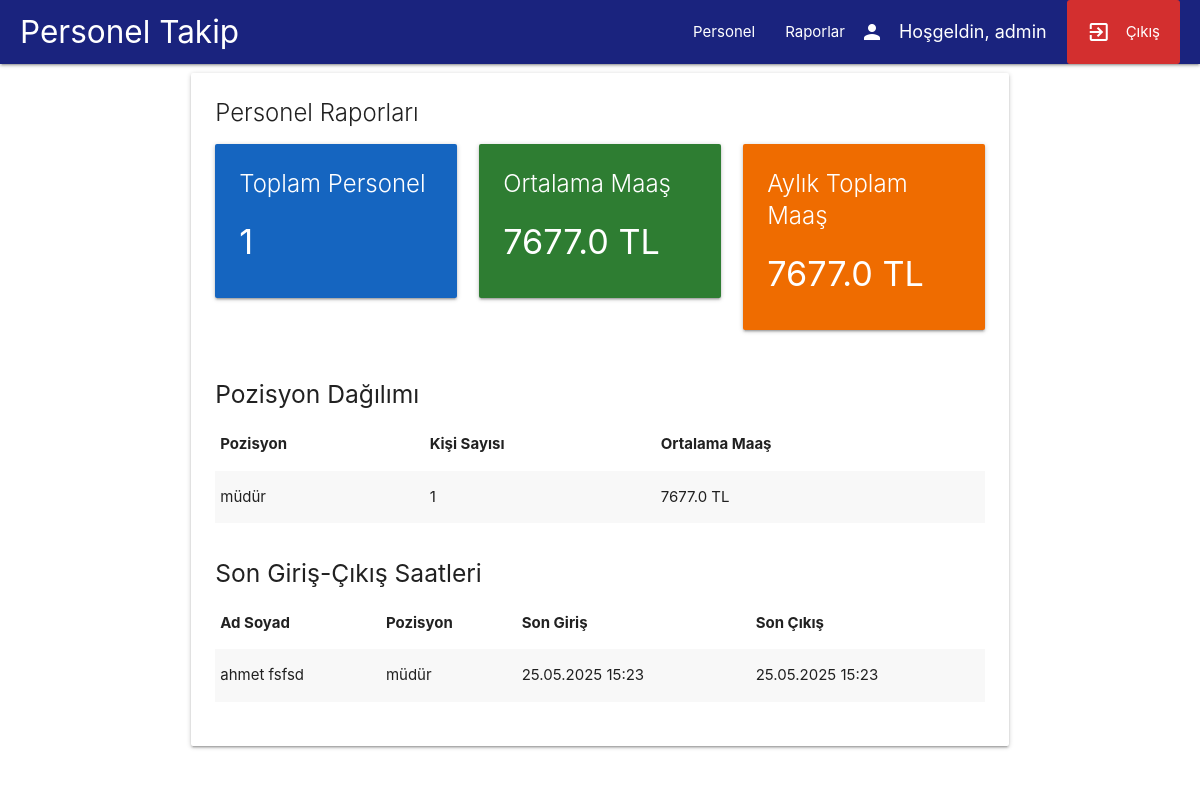
The page /raporlar (signed in) on the database its author committed.
### app.py (models this page shows)
class User(UserMixin, db.Model):
    id = db.Column(db.Integer, primary_key=True)
    username = db.Column(db.String(150), unique=True, nullable=False)
    password = db.Column(db.String(150), nullable=False)

class Personel(db.Model):
    id = db.Column(db.Integer, primary_key=True)
    ad = db.Column(db.String(100), nullable=False)
    soyad = db.Column(db.String(100), nullable=False)
    pozisyon = db.Column(db.String(100), nullable=False)
    ise_baslama = db.Column(db.String(20))
    maas = db.Column(db.Float)

class GirisCikis(db.Model):
    id = db.Column(db.Integer, primary_key=True)
    personel_id = db.Column(db.Integer, db.ForeignKey('personel.id'), nullable=False)
    giris_saati = db.Column(db.DateTime, nullable=False, default=datetime.utcnow)
    cikis_saati = db.Column(db.DateTime, nullable=True)
    personel = db.relationship('Personel', backref=db.backref('giris_cikislar', lazy=True))

### app.py (the view)
@app.route('/raporlar')
@login_required
def raporlar():
    personeller = Personel.query.all()
    son_giris_cikis = {}
    for p in personeller:
        kayit = GirisCikis.query.filter_by(personel_id=p.id).order_by(GirisCikis.giris_saati.desc()).first()
        son_giris_cikis[p.id] = kayit
    return render_template('raporlar.html', personeller=personeller, son_giris_cikis=son_giris_cikis)

### app.py (called while the page is built)
@login_manager.user_loader
def load_user(user_id):
    return User.query.get(int(user_id))

### templates/raporlar.html (shortened to what this page needs)
{% extends "base.html" %}
{% block content %}
<div class="row">
    <div class="col s12">
        <div class="card">
            <div class="card-content">
                <span class="card-title">Personel Raporları</span>
                {% set toplam_personel = personeller|length %}
                {% set toplam_maas = personeller|map(attribute='maas')|map('default', 0)|sum %}
                {% set ortalama_maas = (toplam_maas / toplam_personel) if toplam_personel > 0 else 0 %}
                <div class="row">
                    <div class="col s12 m4">
                        <div class="card blue darken-3 white-text">
                            <div class="card-content">
                                <span class="card-title">Toplam Personel</span>
                                <h4>{{ toplam_personel }}</h4>
                            </div>
                        </div>
                    </div>
                    <div class="col s12 m4">
                        <div class="card green darken-3 white-text">
                            <div class="card-content">
                                <span class="card-title">Ortalama Maaş</span>
                                <h4>{{ ortalama_maas|round(2) }} TL</h4>
                            </div>
                        </div>
                    </div>
                    <div class="col s12 m4">
                        <div class="card orange darken-3 white-text">
                            <div class="card-content">
                                <span class="card-title">Aylık Toplam Maaş</span>
                                <h4>{{ toplam_maas|round(2) }} TL</h4>
                            </div>
                        </div>
                    </div>
                </div>
                <div class="row">
                    <div class="col s12">
                        <h5>Pozisyon Dağılımı</h5>
                        <table class="striped">
                            <thead>
                                <tr>
                                    <th>Pozisyon</th>
                                    <th>Kişi Sayısı</th>
                                    <th>Ortalama Maaş</th>
                                </tr>
                            </thead>
                            <tbody>
                                {% set pozisyonlar = {} %}
                                {% for p in personeller %}
                                    {% set _ = pozisyonlar.setdefault(p.pozisyon, {'count': 0, 'maaslar': []}) %}
                                    {% set _ = pozisyonlar[p.pozisyon].update({'count': pozisyonlar[p.pozisyon]['count'] + 1}) %}
                                    {% set _ = pozisyonlar[p.pozisyon]['maaslar'].append(p.maas or 0) %}
                                {% endfor %}
                                {% for pozisyon, data in pozisyonlar.items() %}
                                <tr>
                                    <td>{{ pozisyon }}</td>
                                    <td>{{ data['count'] }}</td>
                                    <td>{{ (data['maaslar']|sum / data['count'])|round(2) }} TL</td>
                                </tr>
                                {% endfor %}
                            </tbody>
                        </table>
                    </div>
                </div>
                <div class="row">
                    <div class="col s12">
                        <h5>Son Giriş-Çıkış Saatleri</h5>
                        <table class="striped">
                            <thead>
                                <tr>
                                    <th>Ad Soyad</th>
                                    <th>Pozisyon</th>
                                    <th>Son Giriş</th>
                                    <th>Son Çıkış</th>
                                </tr>
                            </thead>
                            <tbody>
                                {% for p in personeller %}
                                <tr>
                                    <td>{{ p.ad }} {{ p.soyad }}</td>
                                    <td>{{ p.pozisyon }}</td>
                                    <td>{% if son_giris_cikis[p.id] %}{{ son_giris_cikis[p.id].giris_saati.strftime('%d.%m.%Y %H:%M') }}{% else %}-{% endif %}</td>
                                    <td>{% if son_giris_cikis[p.id] and son_giris_cikis[p.id].cikis_saati %}{{ son_giris_cikis[p.id].cikis_saati.strftime('%d.%m.%Y %H:%M') }}{% else %}-{% endif %}</td>
                                </tr>
                                {% endfor %}
                            </tbody>
                        </table>
                    </div>
                </div>
            </div>
        </div>
    </div>
</div>
{% endblock %}

### templates/base.html (shortened to what this page needs)
<!DOCTYPE html>
<html lang="tr">
<head>
    <link rel="stylesheet" href="https://cdnjs.cloudflare.com/ajax/libs/materialize/1.0.0/css/materialize.min.css">
</head>
<body>
    <nav>
        <div class="nav-wrapper">
            <a href="/" class="brand-logo left">Personel Takip</a>
            <ul class="right">
                <li><a href="/personel">Personel</a></li>
                <li><a href="/raporlar">Raporlar</a></li>
                {% if current_user.is_authenticated %}
                    <li>
                        <span class="welcome-text">
                            <i class="material-icons left">person</i>
                            Hoşgeldin, {{ current_user.username }}
                        </span>
                    </li>
                    <li>
                        <a href="/logout" class="logout-btn">
                            <i class="material-icons left">exit_to_app</i>
                            Çıkış
                        </a>
                    </li>
                {% else %}
                    <li><a href="/login">Giriş</a></li>
                {% endif %}
            </ul>
        </div>
    </nav>
    <div class="container">
        {% block content %}{% endblock %}
    </div>
</body>
</html>

### templates/base.html (style rules this page uses)
.welcome-text { font-size: 1.2rem; margin-right: 20px; color: white; }
.nav-wrapper { padding: 0 20px; background-color: #1a237e; }
.logout-btn { background-color: #d32f2f; padding: 0 20px; border-radius: 3px; }

### rows shown on the page
User: username "admin"
Personel: pozisyon "müdür", count "1", maaslar "7677.0", ad "ahmet", soyad "fsfsd"
GirisCikis: giris_saati "25.05.2025 15:23", cikis_saati "25.05.2025 15:23"

### other values the page prints
{{ toplam_personel }} "1"
{{ ortalama_maas|round(2) }} "7677.0"
{{ toplam_maas|round(2) }} "7677.0"
